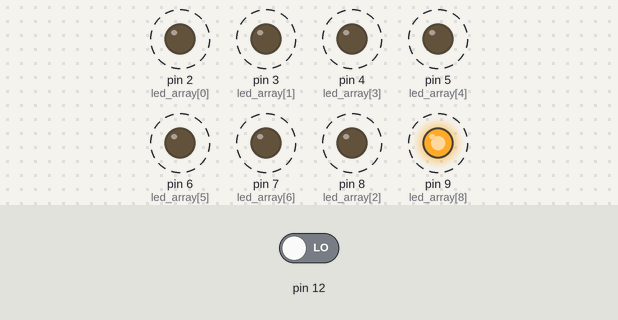
Bench run of a sketch on a simulated Arduino Uno, built with avr-gcc and run on an emulated ATmega328P. Parts: output pins drawn as LEDs (lit = HIGH). Dashed ring = blinking. The test bench sets the inputs (shaded band); at power-on: pin 12 LOW. Random numbers use the default seed unless the sketch sets one.

Above: at 1.76 s.
1.8 s: pin 12 driven HIGH
At 2.8 s:
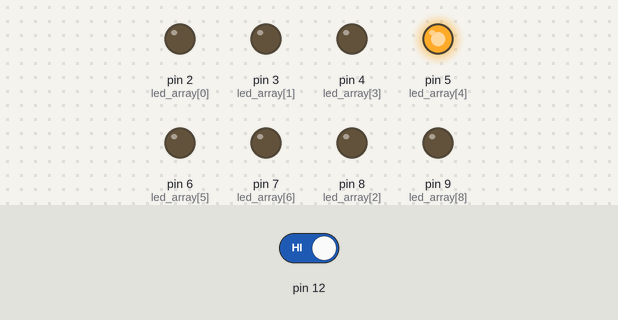
At 8.2 s:
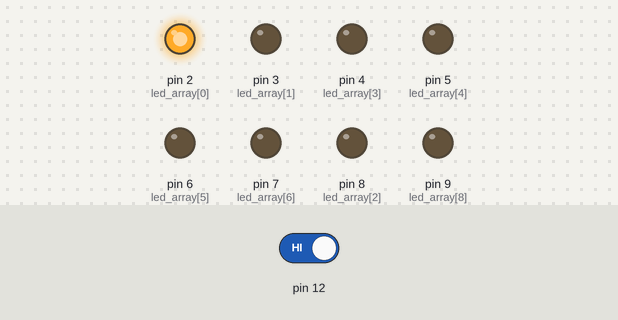
Timing chart, 0 to 13.8 s (numbered marks = the images above; inputs shaded):
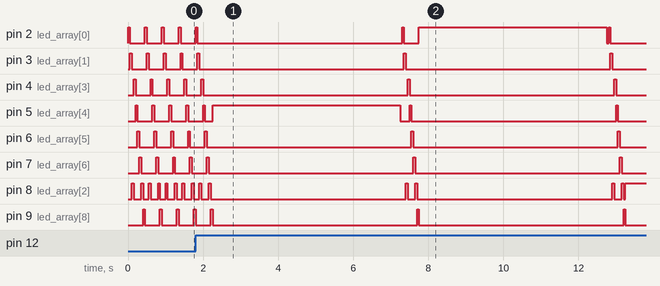

The sketch:

LedRoulette.ino
```cpp
long randnum;
int buttonState = 0;         // current state of the button
int lastButtonState = 0;     // previous state of the button
void setup() {
  // put your setup code here, to run once:

pinMode(2, OUTPUT);
pinMode(3, OUTPUT);
pinMode(4, OUTPUT);
pinMode(5, OUTPUT);
pinMode(6, OUTPUT);
pinMode(7, OUTPUT);
pinMode(8, OUTPUT);
pinMode(9, OUTPUT);
//8 == led3
//4 == led4
pinMode(12, INPUT);
const uint8_t led_array[9] = {2,3,8,4,5,6,7,8,9};
  randomSeed(analogRead(0));
}

void loop() {
  buttonState = digitalRead(12);
  const uint8_t led_array[9] = {2,3,8,4,5,6,7,8,9};
  // put your main code here, to run repeatedly:
  for(int i=0; i<9;i++){
    digitalWrite(led_array[i], HIGH);
    delay(50);
    digitalWrite(led_array[i], LOW);
  }
if (buttonState != lastButtonState) {
    // if the state has changed, increment the counter
    if (buttonState == HIGH) {
    digitalWrite(randnum, HIGH);
    delay(5000);
    digitalWrite(randnum, LOW);
    }
    delay(50);
  }
randnum = random(2,9);

}
```

Measured:
- by itself, pin 3 (led_array[1]), pin 4 (led_array[3]), pin 6 (led_array[5]), pin 7 (led_array[6]): alternates HIGH for 0.05 s and LOW for 5.5 s
- by itself, pin 8 (led_array[2]): repeats every 5.5 s: LOW 0.20 s, HIGH 0.05 s, LOW 5.2 s, HIGH 0.05 s
- by itself, pin 9 (led_array[8]): repeats every 5.5 s: HIGH 0.05 s, LOW 5.5 s
